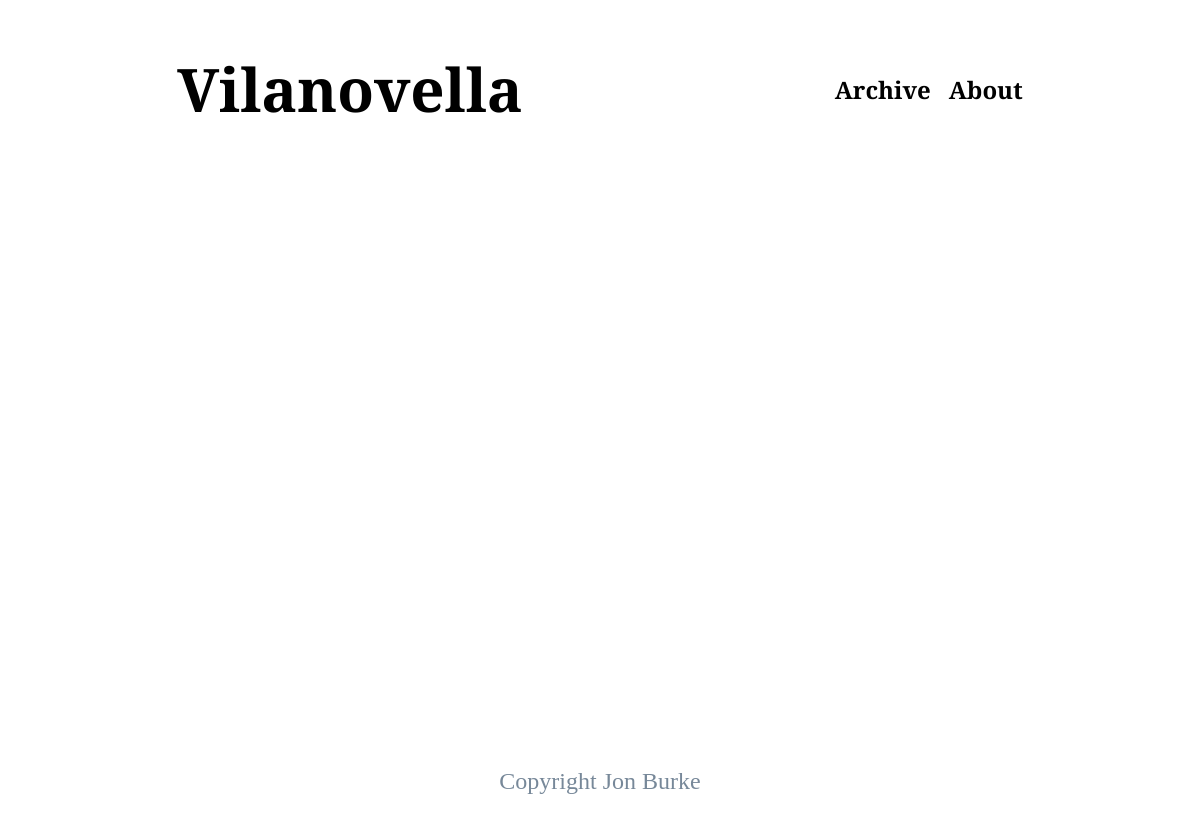
Page /archive/ on the earlier database version.
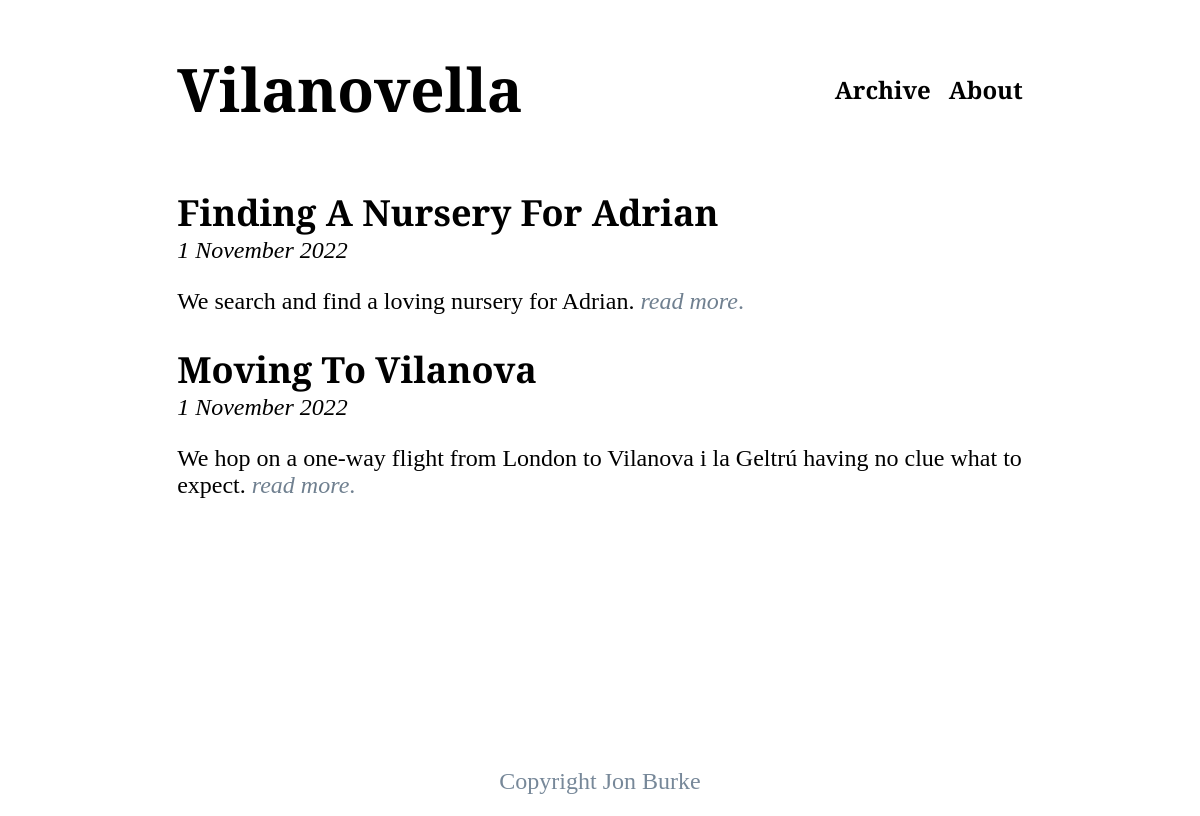
Same page on the later database version.
### archive/models.py (models this page shows, shortened)
class Post(models.Model):
    created = models.DateTimeField(auto_now_add=True)
    last_modified = models.DateTimeField(auto_now = True)
    title = models.CharField(max_length=200)
    author = models.ForeignKey('auth.User', on_delete=models.CASCADE)
    body = RichTextField(blank=True, null=True)
    hero_image = models.ImageField(blank=True, null=True)
    preheader = models.TextField()

### archive/views.py (the view)
# urls.py: path('', PostListView.as_view(), name="archive"),
class PostListView(ListView):
    model = Post
    template_name = 'archive.html'
    def get_context_data(self, **kwargs):
        context = super().get_context_data(**kwargs)
        context['newest_post_first'] = Post.objects.all().order_by('-created')
        return context

### templates/archive.html
{% extends 'base.html' %}
{% block content %}
    {% for post in newest_post_first %}
        <div class="post-entry">
            <h2 class="post-title">
                <a href="{% url 'post_detail' post.id %}">{{ post.title }}</a>
            </h2>
            <p class="post-datetime">
                <i>{{post.created | date:"j F Y"}}</i>
            </p>
            <p>
                {{ post.preheader }} <a href="{% url 'post_detail' post.id %}"><i>read more</i>.</a>
            </p>
        </div>
    {% endfor %}
{% endblock content %}

### templates/base.html (shortened to what this page needs)
{% load static %}
<!DOCTYPE html>
<html>
    <head>
        <link rel="stylesheet" href="{% static 'css/base.css' %}">
    </head>
    <body>
        <header>
            <h1 class="home">
                <a href="{% url 'home' %}">Vilanovella</a>
            </h1>
            <span class="menubar">
                <a href="{% url 'archive' %}">Archive</a>
                <a href="{% url 'about' %}">About</a>
            </span>
        </header>
        <div class="post-area">
            {% block content %}
            {% endblock content %}
        </div>
        <footer>
            Copyright Jon Burke
        </footer>
    </body>
</html>

### static/css/base.css (style rules this page uses)
body { display: grid; grid-template-columns: 1fr 4fr 1fr 1fr; grid-template-rows: 150px 1fr 5%; min-height: 100vh; font-size: 18pt; font-family: 'Cormorant Garamond', serif !important; font-weight: 400; color: black; }
header { grid-column-start: 2; grid-column-end: 4; display: grid; }
.post-area { grid-column-start: 2; grid-row-start: 2; grid-column-end: 4; }
footer { grid-column-start: 1; grid-row-start: 3; grid-column-end: 5; margin: auto; color: lightslategrey; padding-bottom: 1rem; }
.home { grid-column-start: 1; grid-column-end: 3; align-self: center; text-align: left; font-size: 60px; }
.menubar { grid-column-start: 3; grid-column-end: 4; align-self: center; text-align: right; }
.menubar > a { color:#000000; font-weight: 700; }
a { color: slategrey; text-decoration: none; }
h1 a { color: #000000; text-decoration: none; }
h2 a { color: #000000; text-decoration: none; }
.post-title { margin-bottom: 0; }
.post-datetime { margin-top: 0; }

Differences in the rows shown:
added Post: title "Finding A Nursery For Adrian", created "1 November 2022", preheader "We search and find a loving nursery for Adrian."
added Post: title "Moving To Vilanova", created "1 November 2022", preheader "We hop on a one-way flight from London to Vilanova i la Geltrú having no clue what to expect."
